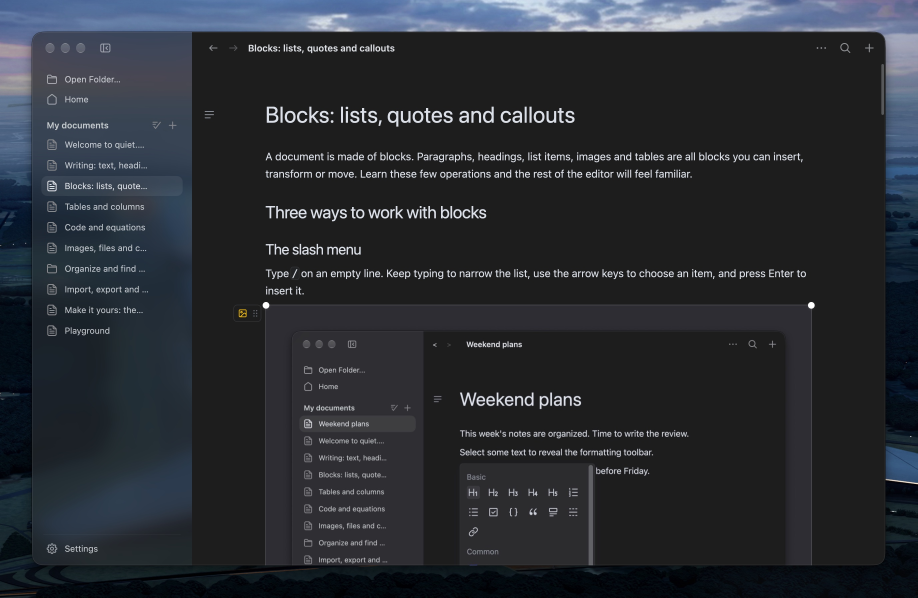
#> input picture docs/images/editor.jpg, 2752 x 1792 px (shown at 1/3 size)
$ python -i gpui_patches.py   (imports and definitions only)
#> lines starting #> are read from the running program, lines starting #| are printed output that depends on the picture
"""What the vendored GPUI patches give the app (vendor/PATCHES.md), checked in
the running app: text layout, scrollbars, scrolling, image memory, custom
shortcuts and first launch.

usage: python3 tools/harness/gpui_patches.py [case ...]
  FDL_BIN      the build under test (default target/release/quiet_md, built with --features devtools)
  FDL_REF_BIN  a reference build, e.g. the one before an upstream sync: every
               case is run with both and their layouts compared
Without FDL_REF_BIN only the checks that need no reference run. Needs Pillow.
Scratch libraries only; no system clipboard, no dialogs, no focus stealing.
"""
import json, os, subprocess, sys, tempfile, threading, time
from pathlib import Path
import xml.etree.ElementTree as ET

from hlib import doc_file
from PIL import Image, ImageChops, ImageOps

here = Path(__file__).resolve().parent
repo = here.parent.parent
BIN = os.environ.get("FDL_BIN") or str(repo / "target/release/quiet_md")
REF = os.environ.get("FDL_REF_BIN")
work = Path(tempfile.mkdtemp(prefix="quiet-gpui-patches-"))
doc_id = "aaaaaaaa-0000-0000-0000-000000000001"
# Device pixels per pt in the captures: the screen's backing scale (2 on a Retina display, 1 on others),
# read from the first run's 1280pt-wide `scale` shot.
S = None


# [37 lines left out: functions prefs, library, run, not called in this run]


def bands(path, x0=280):
    """Rows of ink in the document pane (left of x0 pt is the sidebar): [(top, bottom, left, right, ink)] in device px; ink in fully dark pixels
    (light ones on a dark page)."""
#> called with path = '../../docs/images/editor.jpg', x0 = 280
    im = Image.open(path).convert("L")
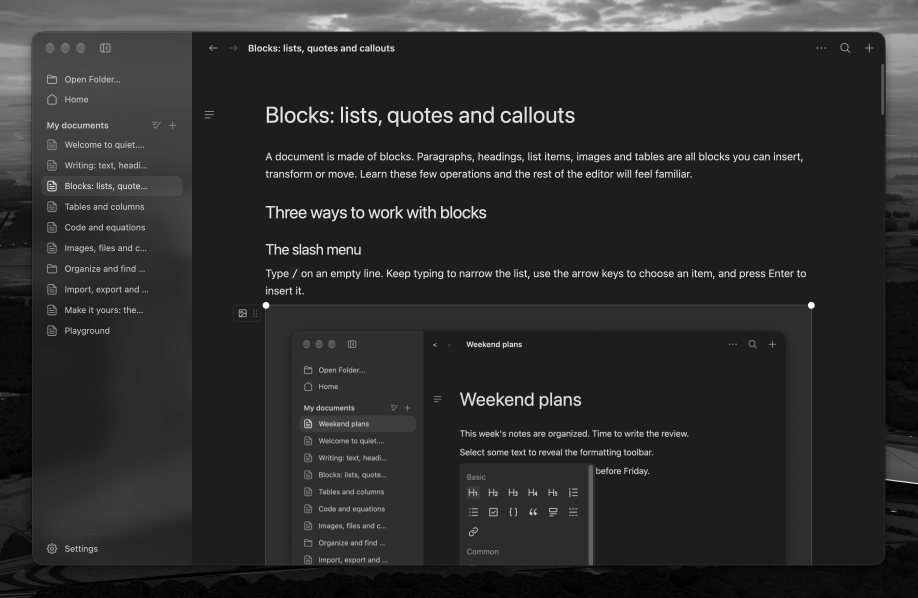
#> im: PIL image 2752x1792 L (shown at 1/3 size); min 0, max 255, mean 45
    if im.getpixel((im.width - 4, im.height - 4)) < 128: im = ImageOps.invert(im)
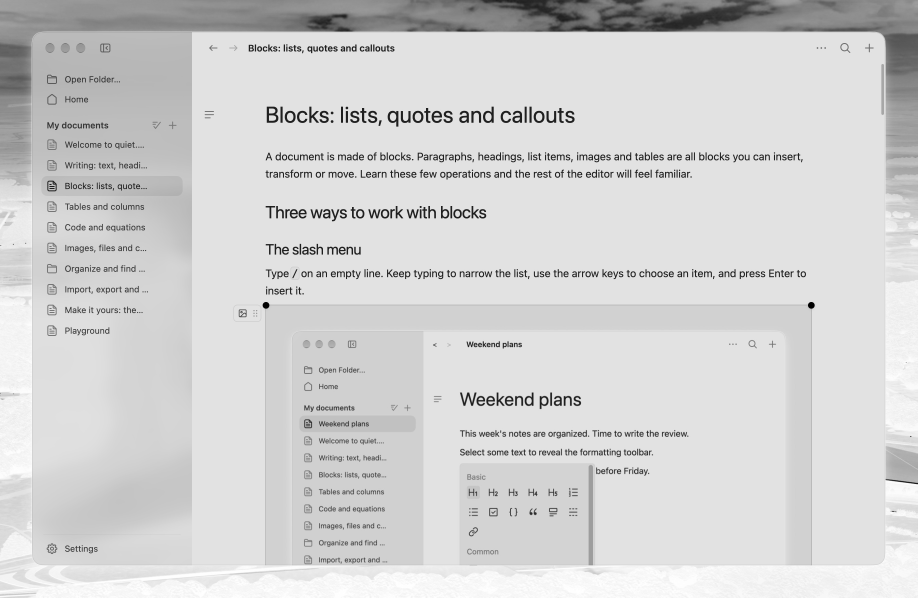
#> im: PIL image 2752x1792 L (shown at 1/3 size); min 0, max 255, mean 210
    s = S
#> (the run stopped early here; a loop or call above may not have finished)
